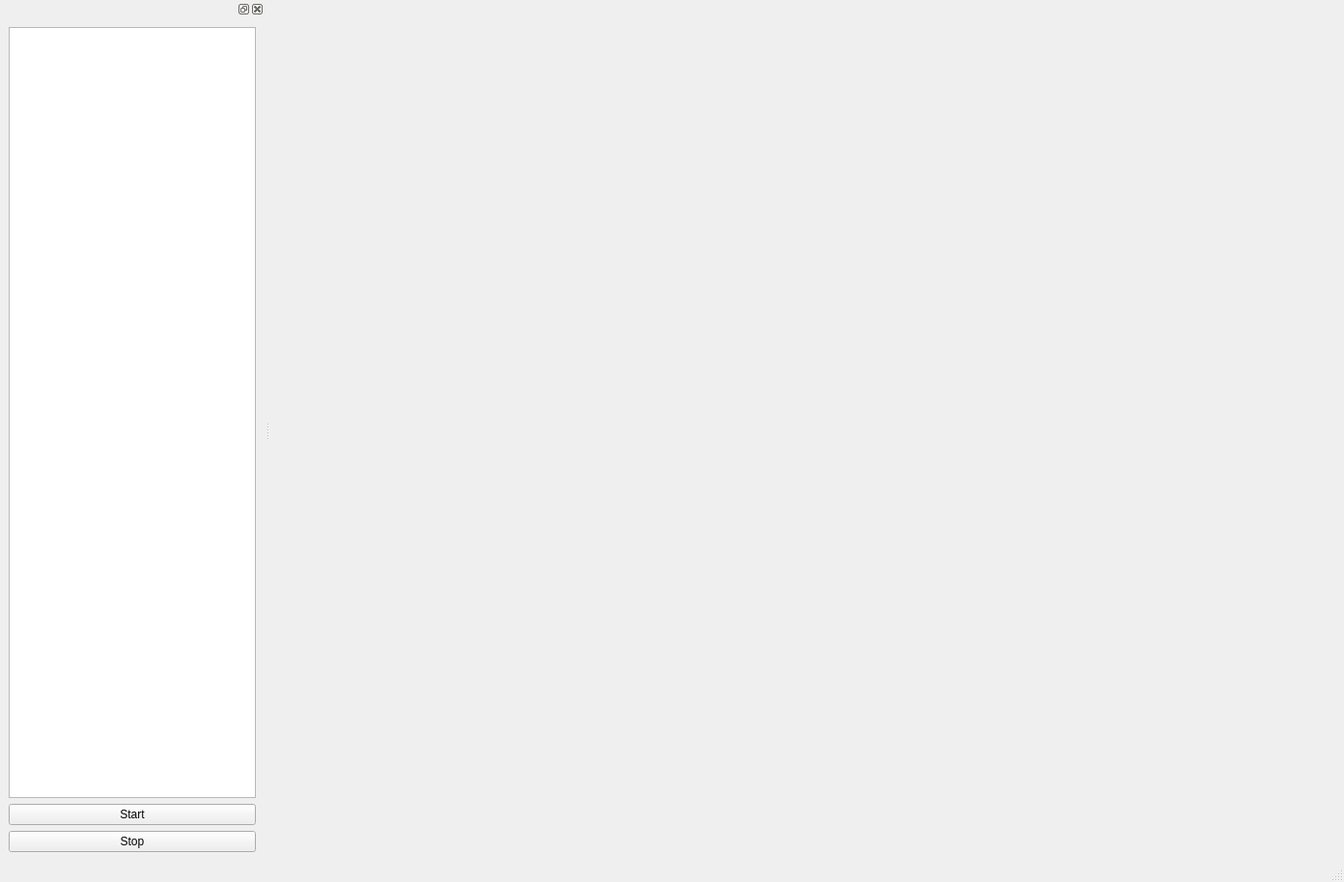
<?xml version="1.0" encoding="UTF-8"?>
<ui version="4.0">
 <class>networkviewer</class>
 <widget class="QMainWindow" name="networkviewer">
  <property name="geometry">
   <rect>
    <x>0</x>
    <y>0</y>
    <width>1392</width>
    <height>914</height>
   </rect>
  </property>
  <property name="windowTitle">
   <string>MainWindow</string>
  </property>
  <widget class="QWidget" name="centralwidget">
   <layout class="QVBoxLayout" name="verticalLayout_2">
    <item>
     <widget class="QWidget" name="m_centerWidget" native="true"/>
    </item>
   </layout>
  </widget>
  <widget class="QMenuBar" name="menubar">
   <property name="geometry">
    <rect>
     <x>0</x>
     <y>0</y>
     <width>1392</width>
     <height>22</height>
    </rect>
   </property>
  </widget>
  <widget class="QStatusBar" name="statusbar"/>
  <widget class="QDockWidget" name="m_dockWidget">
   <attribute name="dockWidgetArea">
    <number>1</number>
   </attribute>
   <widget class="QWidget" name="dockWidgetContents">
    <layout class="QVBoxLayout" name="verticalLayout">
     <item>
      <widget class="QTreeView" name="m_treeView"/>
     </item>
     <item>
      <widget class="QPushButton" name="m_startButton">
       <property name="text">
        <string>Start</string>
       </property>
      </widget>
     </item>
     <item>
      <widget class="QPushButton" name="m_stopButton">
       <property name="text">
        <string>Stop</string>
       </property>
      </widget>
     </item>
    </layout>
   </widget>
  </widget>
 </widget>
 <resources/>
 <connections/>
</ui>
